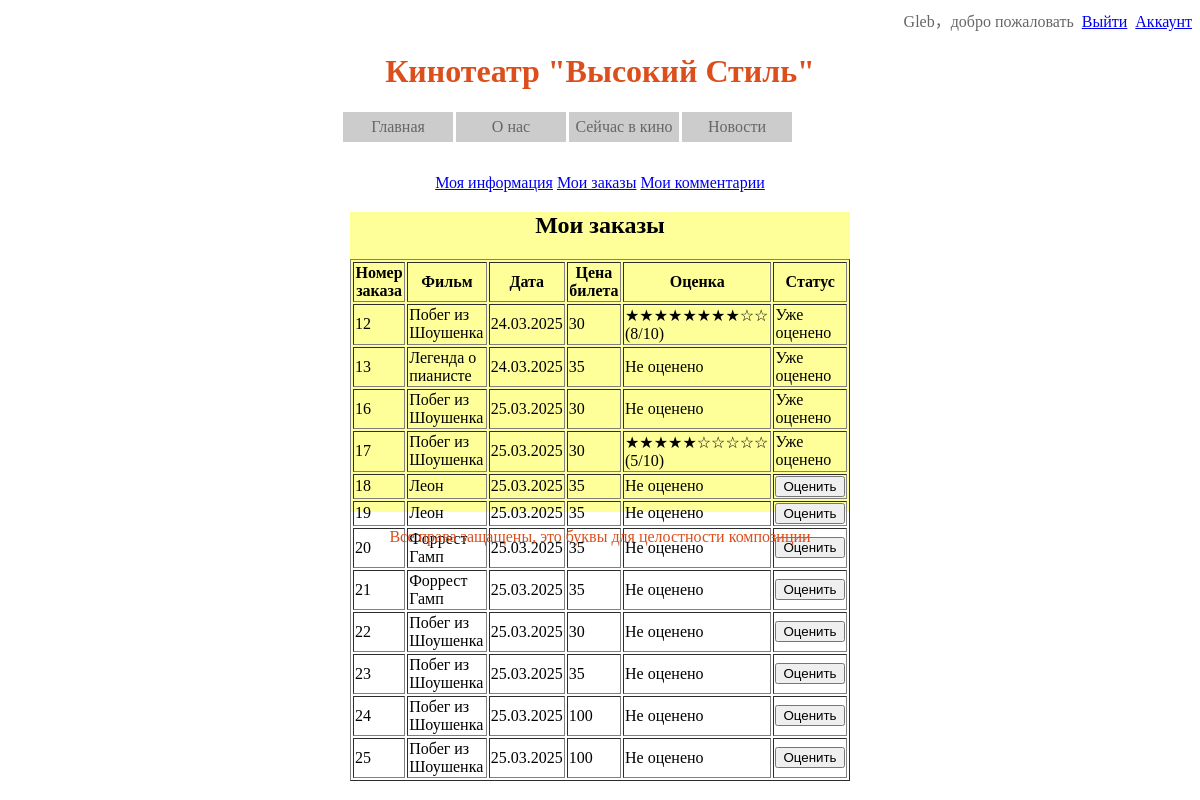
/my_orders.php (signed in), run on the app's committed database.
### tables this page shows
CREATE TABLE `12222_orders` (
  `Order_ID` int(11) NOT NULL,
  `Customer_ID` int(11) NOT NULL,
  `Seat_ID` int(11) NOT NULL,
  `Order_Date` datetime NOT NULL,
  `Total_Price` decimal(10,0) NOT NULL,
  `Is_Commented` tinyint(4) NOT NULL DEFAULT 0
);

CREATE TABLE `12222_movie_comment` (
  `Comment_ID` int(11) NOT NULL,
  `Movie_ID` int(11) NOT NULL,
  `Order_ID` int(11) NOT NULL,
  `Comment_Date` datetime NOT NULL,
  `Comment` varchar(500) NOT NULL,
  `Rating` tinyint(3) UNSIGNED DEFAULT NULL
);

### my_orders.php (the view, shortened to what this page needs)
<?php
include 'header.php';
include 'connect_database.php';
function get_Movie_Name_By_Seat_ID($Seat_ID)
{
    global $con;
    $Seat_ID = $con->real_escape_string($Seat_ID);
    $sql2 = "SELECT 12222_Movie.Movie_Name FROM 12222_Movie, 12222_Running_Movie, 12222_Seat_On_Sale
              WHERE 12222_Seat_On_Sale.Seat_ID='$Seat_ID'
              AND 12222_Running_Movie.Running_Movie_ID = 12222_Seat_On_Sale.Running_Movie_ID
              AND 12222_Movie.Movie_ID = 12222_Running_Movie.Movie_ID";
    $result2 = $con->query($sql2);
    if ($row2 = $result2->fetch_array(MYSQLI_ASSOC))
    {
        return $row2['Movie_Name'];
    }
}
function get_Movie_ID_By_Seat_ID($Seat_ID)
{
    global $con;
    $Seat_ID = $con->real_escape_string($Seat_ID);
    $sql3 = "SELECT 12222_Movie.Movie_ID, 12222_Running_Movie.Running_Movie_ID FROM 12222_Movie, 12222_Running_Movie, 12222_Seat_On_Sale
              WHERE 12222_Seat_On_Sale.Seat_ID='$Seat_ID'
              AND 12222_Running_Movie.Running_Movie_ID = 12222_Seat_On_Sale.Running_Movie_ID
              AND 12222_Movie.Movie_ID = 12222_Running_Movie.Movie_ID";
    $result3 = $con->query($sql3);
    if ($row3 = $result3->fetch_array(MYSQLI_ASSOC))
    {
        return $row3['Movie_ID'];
    }
}
?>
<a href="my_info.php">Моя информация</a>
<a href="my_orders.php">Мои заказы</a>
<a href="my_comments.php">Мои комментарии</a>
<div style="width:500px; height:300px; background-color:#ffff99">
    <h2>Мои заказы</h2>
    <?php
        $sql = "SELECT * FROM 12222_Orders WHERE Customer_ID=" . $_SESSION['Customer_ID'];
        $result = $con->query($sql);
        echo "<table border='1'>";
        echo "<tr>";
        echo "<th>Номер заказа</th>";
        echo "<th>Фильм</th>";
        echo "<th>Дата</th>";
        echo "<th>Цена билета</th>";
        echo "<th>Оценка</th>";
        echo "<th>Статус</th>";
        echo "</tr>";
        while ($row = $result->fetch_array(MYSQLI_ASSOC))
        {
            $rating_sql = "SELECT Rating FROM 12222_movie_comment WHERE Order_ID=".$row['Order_ID'];
            $rating_result = $con->query($rating_sql);
            $current_rating = $rating_result->num_rows > 0 ? $rating_result->fetch_array(MYSQLI_ASSOC)['Rating'] : null;
            echo "<tr>";
            echo "<td>" . htmlspecialchars($row['Order_ID']) . "</td>";
            echo "<td>" . get_Movie_Name_By_Seat_ID($row['Seat_ID']) . "</td>";
            echo "<td>" . (new DateTime($row['Order_Date']))->format('d.m.Y') . "</td>";
            echo "<td>" . htmlspecialchars($row['Total_Price']) . "</td>";
            echo "<td>";
            if ($current_rating !== null) {
                echo "<div class='rating-display'>";
                for ($i = 1; $i <= 10; $i++) {
                    echo $i <= $current_rating ? "★" : "☆";
                }
                echo " ($current_rating/10)";
                echo "</div>";
            } else {
                echo "Не оценено";
            }
            echo "<td>";
            if ($row['Is_Commented'])
            {
                echo "Уже оценено";
            }
            else
            {
                echo "<input type='button' value='Оценить' onclick='comment(" . $row['Order_ID'] . ", " . get_Movie_ID_By_Seat_ID($row['Seat_ID']) . ")'>";
            }
            echo "</td>";
            echo "</tr>";
        }
        echo "</table>";
    ?>
</div>
<?php
include 'footer.php';
?>

### data on the page
12222_orders: Order_ID "12", Seat_ID "Побег из Шоушенка", Order_Date "24.03.2025", Total_Price "30", 12222_movie_comment.Rating "8", Is_Commented "Уже оценено"
12222_orders: Order_ID "13", Seat_ID "Легенда о пианисте", Order_Date "24.03.2025", Total_Price "35", shows "Не оценено", Is_Commented "Уже оценено"
12222_orders: Order_ID "16", Seat_ID "Побег из Шоушенка", Order_Date "25.03.2025", Total_Price "30", shows "Не оценено", Is_Commented "Уже оценено"
12222_orders: Order_ID "17", Seat_ID "Побег из Шоушенка", Order_Date "25.03.2025", Total_Price "30", 12222_movie_comment.Rating "5", Is_Commented "Уже оценено"
12222_orders: Order_ID "18", Seat_ID "Леон", Order_Date "25.03.2025", Total_Price "35", shows "Не оценено"
12222_orders: Order_ID "19", Seat_ID "Леон", Order_Date "25.03.2025", Total_Price "35", shows "Не оценено"
12222_orders: Order_ID "20", Seat_ID "Форрест Гамп", Order_Date "25.03.2025", Total_Price "35", shows "Не оценено"
12222_orders: Order_ID "21", Seat_ID "Форрест Гамп", Order_Date "25.03.2025", Total_Price "35", shows "Не оценено"
12222_orders: Order_ID "22", Seat_ID "Побег из Шоушенка", Order_Date "25.03.2025", Total_Price "30", shows "Не оценено"
12222_orders: Order_ID "23", Seat_ID "Побег из Шоушенка", Order_Date "25.03.2025", Total_Price "35", shows "Не оценено"
12222_orders: Order_ID "24", Seat_ID "Побег из Шоушенка", Order_Date "25.03.2025", Total_Price "100", shows "Не оценено"
12222_orders: Order_ID "25", Seat_ID "Побег из Шоушенка", Order_Date "25.03.2025", Total_Price "100", shows "Не оценено"

### other printed values
$_SESSION['username'] "Gleb"
